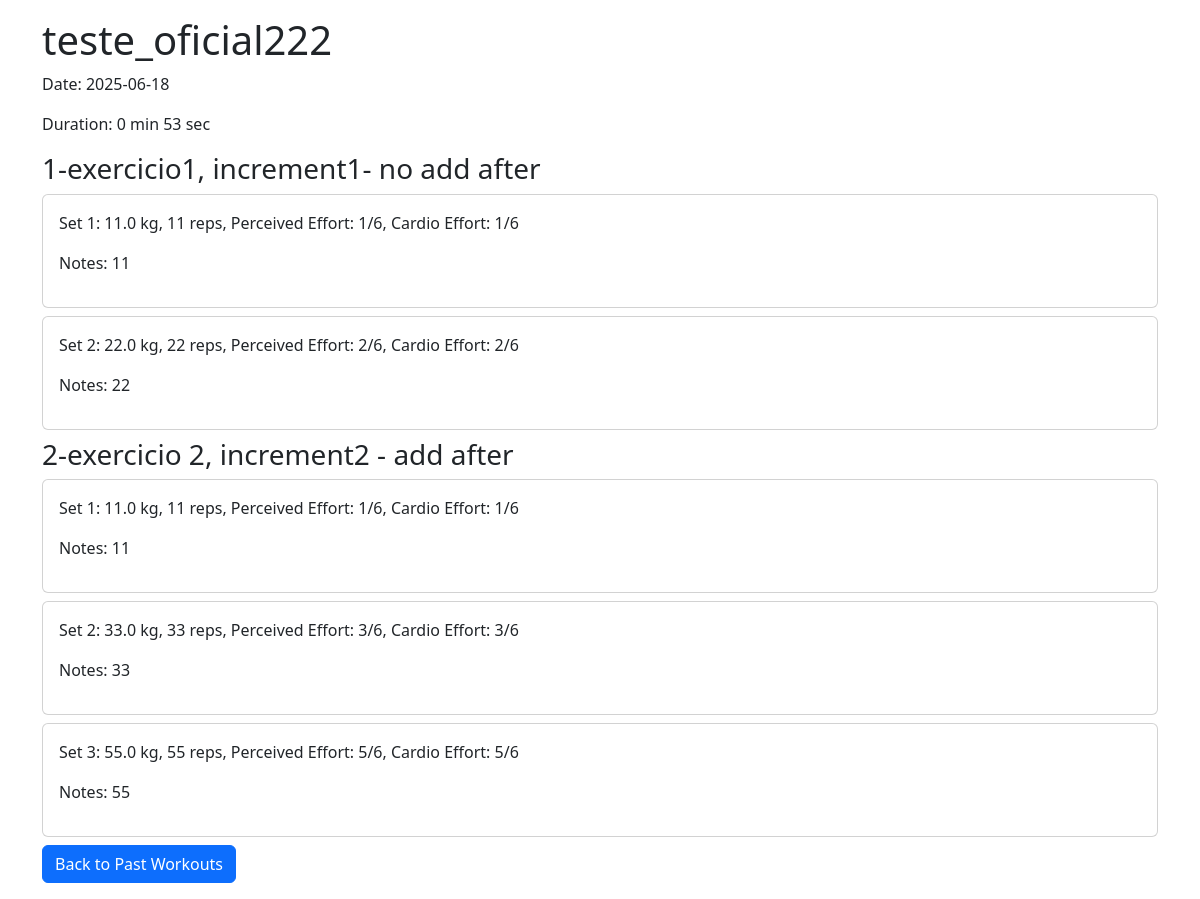
Screenshot of /past_workouts/6 with the database file from the repository.
### app.py (models this page shows)
class Workout(db.Model):
    id = db.Column(db.Integer, primary_key=True)
    title = db.Column(db.String(100))
    date = db.Column(db.Date)
    duration = db.Column(db.Integer)  # in seconds
    timestamp = db.Column(db.DateTime, default=datetime.utcnow)

class Exercise(db.Model):
    id = db.Column(db.Integer, primary_key=True)
    name = db.Column(db.String(100), unique=True)

class WorkoutSet(db.Model):
    id = db.Column(db.Integer, primary_key=True)
    workout_id = db.Column(db.Integer, db.ForeignKey('workout.id'))
    exercise_id = db.Column(db.Integer, db.ForeignKey('exercise.id'))
    set_number = db.Column(db.Integer)
    weight = db.Column(db.Float)
    reps = db.Column(db.Integer)
    f = db.Column(db.Integer, nullable=True)  # Perceived effort (1-6, null if "-")
    c = db.Column(db.Integer, nullable=True)  # Cardio effort (1-6, null if "-")
    notes = db.Column(db.Text)
    workout = db.relationship('Workout', backref='sets')

### app.py (the view)
@app.route('/past_workouts/<int:workout_id>')
def workout_details(workout_id):
    workout = Workout.query.get_or_404(workout_id)
    sets = WorkoutSet.query.filter_by(workout_id=workout_id).order_by(WorkoutSet.set_number).all()
    exercises = {}
    for s in sets:
        if s.exercise_id not in exercises:
            exercise = Exercise.query.get(s.exercise_id)
            exercises[s.exercise_id] = {
                'name': exercise.name,
                'order': s.set_number,  # Use first set's order as proxy
                'sets': []
            }
        exercises[s.exercise_id]['sets'].append(s)
    sorted_exercises = sorted(exercises.items(), key=lambda x: x[1]['order'])
    for _, ex in sorted_exercises:
        ex['sets'].sort(key=lambda s: s.set_number)
    return render_template('workout_details.html', workout=workout, exercises=sorted_exercises)

### templates/workout_details.html (shortened to what this page needs)
<!DOCTYPE html>
<html>
<head>
    <link href="https://cdn.jsdelivr.net/npm/bootstrap@5.3.0/dist/css/bootstrap.min.css" rel="stylesheet">
    <link href="{{ url_for('static', filename='style.css') }}" rel="stylesheet">
</head>
<body>
    <div class="container py-3">
        <h1>{{ workout.title }}</h1>
        <p>Date: {{ workout.date }}</p>
        <p>Duration: {{ workout.duration // 60 }} min {{ workout.duration % 60 }} sec</p>
        {% for exercise_id, exercise in exercises %}
            <h3>{{ exercise.name }}</h3>
            {% for set in exercise.sets %}
                <div class="card mb-2">
                    <div class="card-body">
                        <p>Set {{ set.set_number }}: {{ set.weight }} kg, {{ set.reps }} reps, Perceived Effort: {{ set.f or '-' }}/6, Cardio Effort: {{ set.c or '-' }}/6</p>
                        <p>Notes: {{ set.notes or 'None' }}</p>
                    </div>
                </div>
            {% endfor %}
        {% endfor %}
        <a href="{{ url_for('past_workouts') }}" class="btn btn-primary back-button">Back to Past Workouts</a>
    </div>
</body>
</html>

### rows the page displays
Workout: title "teste_oficial222", date "2025-06-18", duration "0", workout.duration%60 "53"
Exercise: name "1-exercicio1, increment1- no add after"
WorkoutSet: set_number "1", weight "11.0", reps "11", f "1", c "1", notes "11"
WorkoutSet: set_number "2", weight "22.0", reps "22", f "2", c "2", notes "22"
Exercise: name "2-exercicio 2, increment2 - add after"
WorkoutSet: set_number "1", weight "11.0", reps "11", f "1", c "1", notes "11"
WorkoutSet: set_number "2", weight "33.0", reps "33", f "3", c "3", notes "33"
WorkoutSet: set_number "3", weight "55.0", reps "55", f "5", c "5", notes "55"
